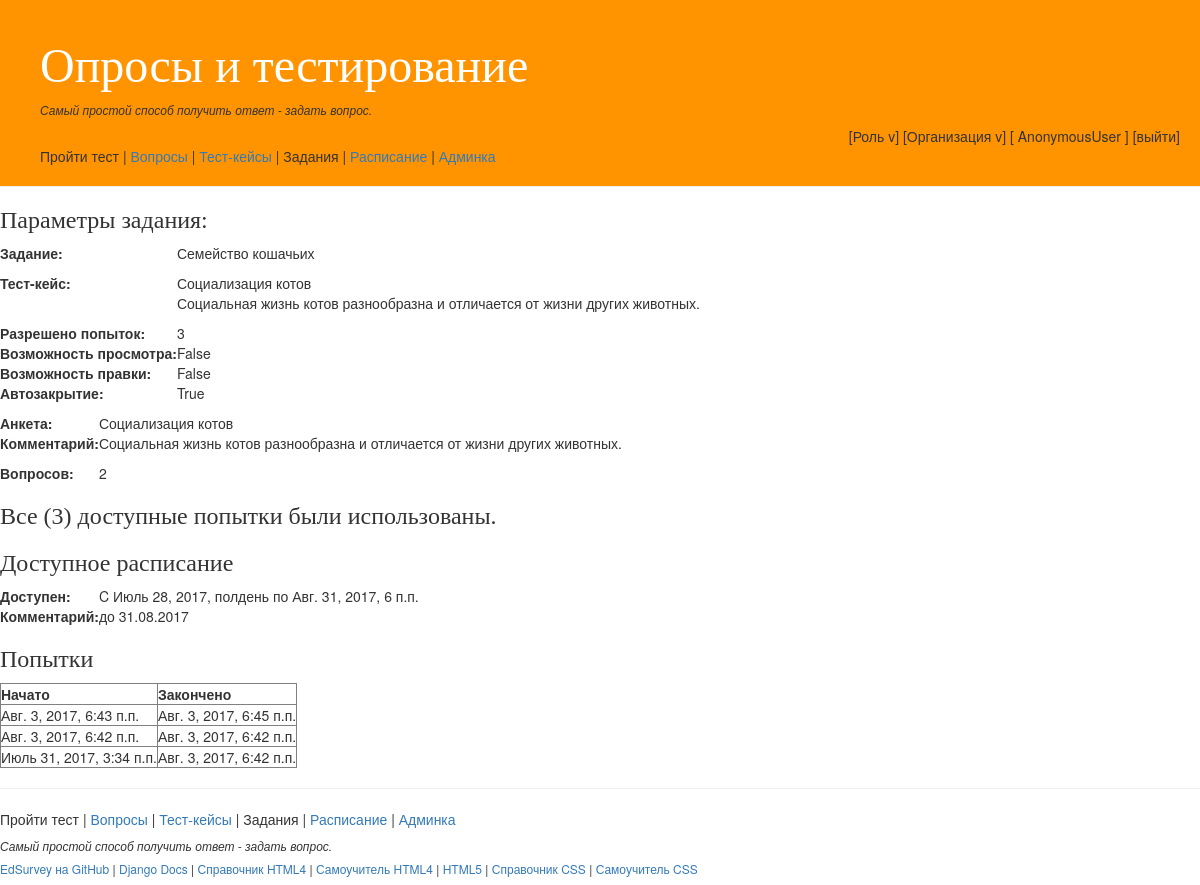
Page /schedules/scheduleinfo/2 on the earlier database version.
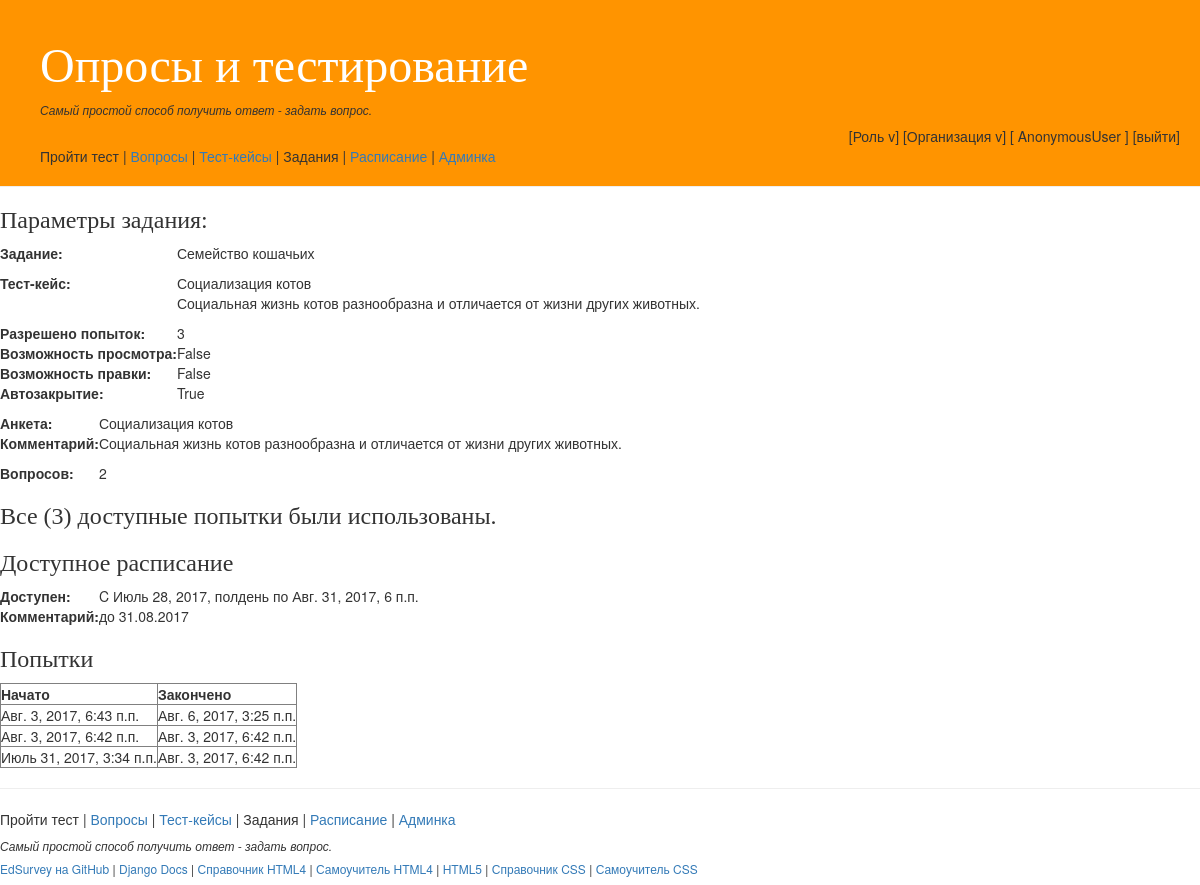
Same page on the later database version.
### schedules/models.py (models this page shows, shortened)
class Attempt(models.Model):
    schedule = models.ForeignKey(Schedule)
    started = models.DateTimeField(auto_now_add=True, auto_now=False)
    finished = models.DateTimeField(blank=True, null=True)
    class Meta:
        verbose_name = 'Попытка пройти тест'
        verbose_name_plural = 'Попытки пройти тест'

### schedules/views.py (the view)
# urls.py: url(r'^scheduleinfo/(?P<scheduleid>\d+)$', views.schedule_info, name='scheduleinfo'),
def schedule_info(request, scheduleid):
    schedule = get_object_or_404(Schedule, pk=scheduleid)
    return render(request,
                  'scheduleinfo.html',
                  {
                      'scheduleinfoblock': render_schedule_info(schedule),
                      'taskinfoblock': render_task_info(schedule.task),
                      'runattemptblock': render_run_attempt(schedule),
                      'querylistinfoblock': render_querylist_info(schedule.task.querylist),
                      'attemptlistblock': render_attempt_list(schedule)
                  },
                  )

### querylists/views.py (called while the page is built)
def render_querylist_info(querylist):
    return render_to_string(
        'querylistinfoblock.html',
        {
            'querylist': querylist,
            'questionscnt': QueryContent.objects.all().filter(querylist=querylist).count(),
        },
    )

### schedules/views.py (called while the page is built)
def render_run_attempt(schedule):
    if schedule.start < now() < schedule.finish:
        attempt = Attempt.objects.all().filter(schedule=schedule,
                                               finished__isnull=True).order_by('-started')
        if len(attempt):
            return render_to_string('runattemptblock.html', {'attempt': attempt[0]})
        elif schedule.task.attempts > Attempt.objects.all().filter(schedule=schedule,
                                                                   finished__isnull=False).count():
            return render_to_string('newattemptblock.html', {'schedule': schedule})
        else:
            return render_to_string('noattemptblock.html', {'attempts': schedule.task.attempts})
    else:
        return render_to_string('outofdateblock.html', {'attempts': schedule.attempts})

def render_schedule_info(schedule):
    return render_to_string('scheduleinfoblock.html', {'schedule': schedule})

### schedules/templates/scheduleinfoblock.html
<table>
    <tr>
        <td align="LEFT"><strong>Доступен:</strong></td>
        <td>C {{schedule.start}} по {{schedule.finish}}</td>
    </tr>
    <tr>
        <td align="LEFT"><strong>Комментарий:</strong></td>
        <td>{{schedule.description}}</td>
    </tr>
</table>

### schedules/templates/attemptlistblock.html
<table border="1">
    <tr>
        <th>Начато</th>
        <th>Закончено</th>
    </tr>
{% for attempt in attempts %}
    <tr>
        <td>{{attempt.started}}</td>
        <td>{{attempt.finished|default_if_none:"не завершено"}}</td>
    </tr>
{% endfor %}
</table>

Differences in the rows shown:
changed Attempt: finished "Авг. 3, 2017, 6:45 п.п." → "Авг. 6, 2017, 3:25 п.п."
